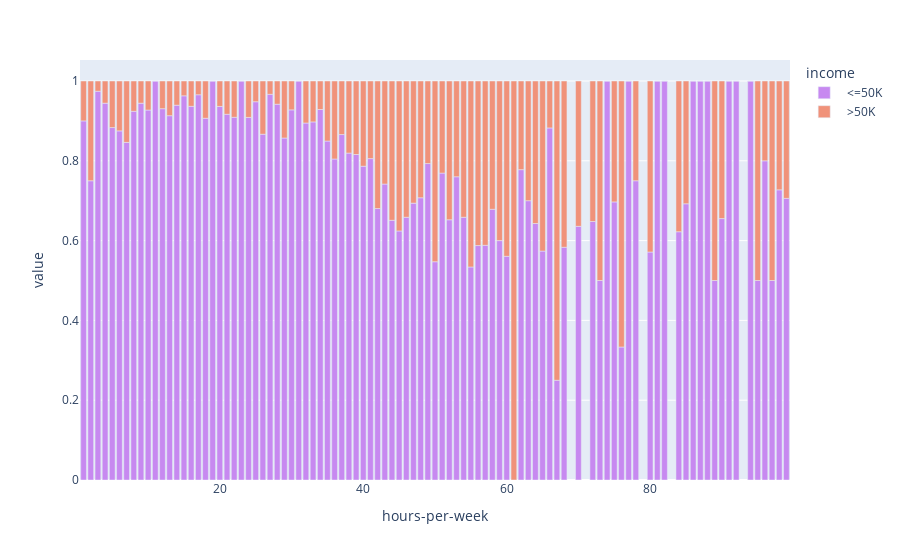

This figure's notebook cell:
### Code cell
fig= px.bar(s,color_discrete_sequence=['#c789f0','#f0927a'])
fig.show()
